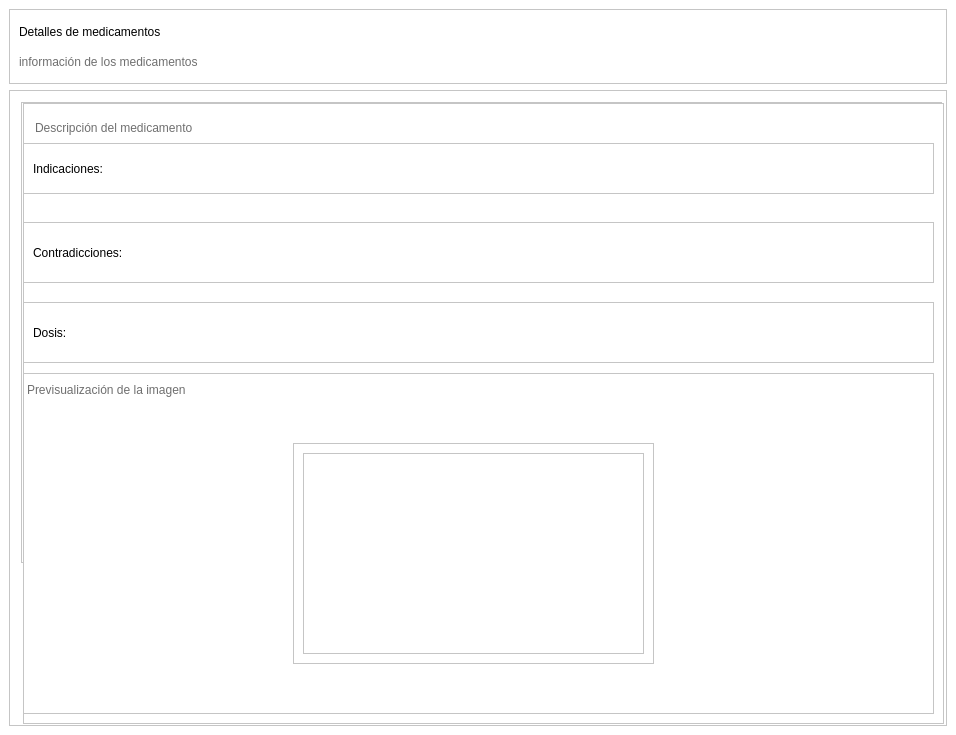
<?xml version="1.0" encoding="UTF-8"?>
<ui version="4.0">
 <class>MainWindow</class>
 <widget class="QMainWindow" name="MainWindow">
  <property name="geometry">
   <rect>
    <x>0</x>
    <y>0</y>
    <width>956</width>
    <height>735</height>
   </rect>
  </property>
  <property name="windowTitle">
   <string>Medicamentos</string>
  </property>
  <property name="windowIcon">
   <iconset>
    <normaloff>InterfaceImages/313969136_5709585199110797_1271018789977176534_n.png</normaloff>InterfaceImages/313969136_5709585199110797_1271018789977176534_n.png</iconset>
  </property>
  <property name="styleSheet">
   <string notr="true">background-color: rgb(255, 255, 255);</string>
  </property>
  <widget class="QWidget" name="centralwidget">
   <layout class="QVBoxLayout" name="verticalLayout">
    <item>
     <widget class="QFrame" name="frame">
      <property name="minimumSize">
       <size>
        <width>0</width>
        <height>75</height>
       </size>
      </property>
      <property name="maximumSize">
       <size>
        <width>16777215</width>
        <height>75</height>
       </size>
      </property>
      <property name="frameShape">
       <enum>QFrame::StyledPanel</enum>
      </property>
      <property name="frameShadow">
       <enum>QFrame::Raised</enum>
      </property>
      <layout class="QVBoxLayout" name="verticalLayout_2">
       <item>
        <widget class="QLabel" name="label_11">
         <property name="styleSheet">
          <string notr="true">color: rgb(0, 0, 0);
font: bold 12pt &quot;Nunito&quot;;</string>
         </property>
         <property name="text">
          <string>Detalles de medicamentos</string>
         </property>
        </widget>
       </item>
       <item>
        <widget class="QLabel" name="label_12">
         <property name="maximumSize">
          <size>
           <width>16777215</width>
           <height>55</height>
          </size>
         </property>
         <property name="styleSheet">
          <string notr="true">color: rgb(111, 111, 111);
font: bold 8pt &quot;Nunito&quot;;</string>
         </property>
         <property name="text">
          <string>información de los medicamentos</string>
         </property>
        </widget>
       </item>
      </layout>
     </widget>
    </item>
    <item>
     <widget class="QFrame" name="frame_3">
      <property name="frameShape">
       <enum>QFrame::StyledPanel</enum>
      </property>
      <property name="frameShadow">
       <enum>QFrame::Raised</enum>
      </property>
      <widget class="QFrame" name="frame_16">
       <property name="geometry">
        <rect>
         <x>12</x>
         <y>12</y>
         <width>921</width>
         <height>461</height>
        </rect>
       </property>
       <property name="frameShape">
        <enum>QFrame::StyledPanel</enum>
       </property>
       <property name="frameShadow">
        <enum>QFrame::Raised</enum>
       </property>
       <layout class="QVBoxLayout" name="verticalLayout_5">
        <property name="spacing">
         <number>0</number>
        </property>
        <property name="leftMargin">
         <number>0</number>
        </property>
        <property name="topMargin">
         <number>0</number>
        </property>
        <property name="rightMargin">
         <number>0</number>
        </property>
        <property name="bottomMargin">
         <number>0</number>
        </property>
       </layout>
      </widget>
      <widget class="QFrame" name="frame_23">
       <property name="geometry">
        <rect>
         <x>14</x>
         <y>13</y>
         <width>921</width>
         <height>621</height>
        </rect>
       </property>
       <property name="frameShape">
        <enum>QFrame::StyledPanel</enum>
       </property>
       <property name="frameShadow">
        <enum>QFrame::Raised</enum>
       </property>
       <widget class="QLabel" name="label_25">
        <property name="geometry">
         <rect>
          <x>12</x>
          <y>12</y>
          <width>187</width>
          <height>25</height>
         </rect>
        </property>
        <property name="minimumSize">
         <size>
          <width>0</width>
          <height>25</height>
         </size>
        </property>
        <property name="maximumSize">
         <size>
          <width>16777215</width>
          <height>25</height>
         </size>
        </property>
        <property name="styleSheet">
         <string notr="true">color: rgb(111, 111, 111);
font: bold 8pt &quot;Nunito&quot;;</string>
        </property>
        <property name="text">
         <string>Descripción del medicamento</string>
        </property>
       </widget>
       <widget class="QFrame" name="frame_18">
        <property name="geometry">
         <rect>
          <x>0</x>
          <y>40</y>
          <width>911</width>
          <height>51</height>
         </rect>
        </property>
        <property name="minimumSize">
         <size>
          <width>0</width>
          <height>0</height>
         </size>
        </property>
        <property name="maximumSize">
         <size>
          <width>1000</width>
          <height>1000</height>
         </size>
        </property>
        <property name="frameShape">
         <enum>QFrame::StyledPanel</enum>
        </property>
        <property name="frameShadow">
         <enum>QFrame::Raised</enum>
        </property>
        <layout class="QHBoxLayout" name="horizontalLayout_15">
         <item>
          <widget class="QLabel" name="label_22">
           <property name="minimumSize">
            <size>
             <width>150</width>
             <height>0</height>
            </size>
           </property>
           <property name="maximumSize">
            <size>
             <width>150</width>
             <height>16777215</height>
            </size>
           </property>
           <property name="styleSheet">
            <string notr="true">color: rgb(0, 0, 0);
font: bold 9pt &quot;Nunito&quot;;</string>
           </property>
           <property name="text">
            <string>Indicaciones:</string>
           </property>
          </widget>
         </item>
         <item>
          <widget class="QLabel" name="label">
           <property name="text">
            <string/>
           </property>
          </widget>
         </item>
        </layout>
       </widget>
       <widget class="QFrame" name="frame_20">
        <property name="geometry">
         <rect>
          <x>0</x>
          <y>119</y>
          <width>911</width>
          <height>61</height>
         </rect>
        </property>
        <property name="minimumSize">
         <size>
          <width>0</width>
          <height>50</height>
         </size>
        </property>
        <property name="maximumSize">
         <size>
          <width>1000</width>
          <height>1000</height>
         </size>
        </property>
        <property name="frameShape">
         <enum>QFrame::StyledPanel</enum>
        </property>
        <property name="frameShadow">
         <enum>QFrame::Raised</enum>
        </property>
        <layout class="QHBoxLayout" name="horizontalLayout_16">
         <item>
          <widget class="QLabel" name="label_24">
           <property name="minimumSize">
            <size>
             <width>150</width>
             <height>0</height>
            </size>
           </property>
           <property name="maximumSize">
            <size>
             <width>150</width>
             <height>16777215</height>
            </size>
           </property>
           <property name="styleSheet">
            <string notr="true">color: rgb(0, 0, 0);
font: bold 9pt &quot;Nunito&quot;;</string>
           </property>
           <property name="text">
            <string>Contradicciones:</string>
           </property>
          </widget>
         </item>
         <item>
          <widget class="QLabel" name="label_3">
           <property name="text">
            <string/>
           </property>
          </widget>
         </item>
        </layout>
       </widget>
       <widget class="QFrame" name="frame_19">
        <property name="geometry">
         <rect>
          <x>0</x>
          <y>199</y>
          <width>911</width>
          <height>61</height>
         </rect>
        </property>
        <property name="minimumSize">
         <size>
          <width>0</width>
          <height>50</height>
         </size>
        </property>
        <property name="maximumSize">
         <size>
          <width>1000</width>
          <height>1000</height>
         </size>
        </property>
        <property name="frameShape">
         <enum>QFrame::StyledPanel</enum>
        </property>
        <property name="frameShadow">
         <enum>QFrame::Raised</enum>
        </property>
        <layout class="QHBoxLayout" name="horizontalLayout_17">
         <item>
          <widget class="QLabel" name="label_23">
           <property name="minimumSize">
            <size>
             <width>150</width>
             <height>0</height>
            </size>
           </property>
           <property name="maximumSize">
            <size>
             <width>150</width>
             <height>16777215</height>
            </size>
           </property>
           <property name="styleSheet">
            <string notr="true">color: rgb(0, 0, 0);
font: bold 9pt &quot;Nunito&quot;;</string>
           </property>
           <property name="text">
            <string>Dosis:</string>
           </property>
          </widget>
         </item>
         <item>
          <widget class="QLabel" name="label_4">
           <property name="text">
            <string/>
           </property>
          </widget>
         </item>
        </layout>
       </widget>
       <widget class="QFrame" name="frame_21">
        <property name="geometry">
         <rect>
          <x>0</x>
          <y>270</y>
          <width>911</width>
          <height>341</height>
         </rect>
        </property>
        <property name="frameShape">
         <enum>QFrame::StyledPanel</enum>
        </property>
        <property name="frameShadow">
         <enum>QFrame::Raised</enum>
        </property>
        <widget class="QLabel" name="label_26">
         <property name="geometry">
          <rect>
           <x>4</x>
           <y>4</y>
           <width>188</width>
           <height>25</height>
          </rect>
         </property>
         <property name="minimumSize">
          <size>
           <width>0</width>
           <height>25</height>
          </size>
         </property>
         <property name="maximumSize">
          <size>
           <width>16777215</width>
           <height>25</height>
          </size>
         </property>
         <property name="styleSheet">
          <string notr="true">color: rgb(111, 111, 111);
font: bold 8pt &quot;Nunito&quot;;</string>
         </property>
         <property name="text">
          <string>Previsualización de la imagen</string>
         </property>
        </widget>
        <widget class="QFrame" name="frame_2">
         <property name="geometry">
          <rect>
           <x>270</x>
           <y>70</y>
           <width>361</width>
           <height>221</height>
          </rect>
         </property>
         <property name="frameShape">
          <enum>QFrame::StyledPanel</enum>
         </property>
         <property name="frameShadow">
          <enum>QFrame::Raised</enum>
         </property>
         <layout class="QHBoxLayout" name="horizontalLayout">
          <item>
           <widget class="QLabel" name="label_2">
            <property name="frameShape">
             <enum>QFrame::StyledPanel</enum>
            </property>
            <property name="text">
             <string/>
            </property>
           </widget>
          </item>
         </layout>
        </widget>
       </widget>
      </widget>
     </widget>
    </item>
   </layout>
  </widget>
 </widget>
 <resources/>
 <connections/>
</ui>
